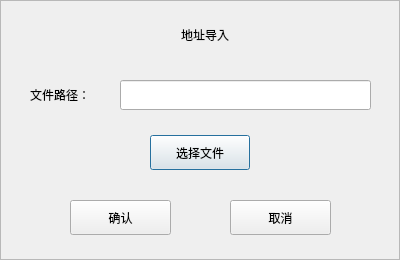
<?xml version="1.0" encoding="UTF-8"?>
<ui version="4.0">
 <class>CImportAddrDlg</class>
 <widget class="QDialog" name="CImportAddrDlg">
  <property name="geometry">
   <rect>
    <x>0</x>
    <y>0</y>
    <width>400</width>
    <height>260</height>
   </rect>
  </property>
  <property name="windowTitle">
   <string>Dialog</string>
  </property>
  <property name="styleSheet">
   <string notr="true"/>
  </property>
  <widget class="QFrame" name="frame">
   <property name="geometry">
    <rect>
     <x>0</x>
     <y>0</y>
     <width>400</width>
     <height>260</height>
    </rect>
   </property>
   <property name="frameShape">
    <enum>QFrame::StyledPanel</enum>
   </property>
   <property name="frameShadow">
    <enum>QFrame::Raised</enum>
   </property>
   <widget class="QLabel" name="label">
    <property name="geometry">
     <rect>
      <x>130</x>
      <y>20</y>
      <width>150</width>
      <height>30</height>
     </rect>
    </property>
    <property name="styleSheet">
     <string notr="true"/>
    </property>
    <property name="text">
     <string>地址导入</string>
    </property>
    <property name="alignment">
     <set>Qt::AlignCenter</set>
    </property>
   </widget>
   <widget class="QLabel" name="lbl_ImportAddr_filePath">
    <property name="geometry">
     <rect>
      <x>30</x>
      <y>80</y>
      <width>81</width>
      <height>30</height>
     </rect>
    </property>
    <property name="styleSheet">
     <string notr="true"/>
    </property>
    <property name="text">
     <string>文件路径：</string>
    </property>
   </widget>
   <widget class="QPushButton" name="btn_selectFile">
    <property name="geometry">
     <rect>
      <x>150</x>
      <y>135</y>
      <width>100</width>
      <height>35</height>
     </rect>
    </property>
    <property name="cursor">
     <cursorShape>PointingHandCursor</cursorShape>
    </property>
    <property name="styleSheet">
     <string notr="true"/>
    </property>
    <property name="text">
     <string>选择文件</string>
    </property>
   </widget>
   <widget class="QPushButton" name="btn_affirm">
    <property name="geometry">
     <rect>
      <x>70</x>
      <y>200</y>
      <width>101</width>
      <height>35</height>
     </rect>
    </property>
    <property name="cursor">
     <cursorShape>PointingHandCursor</cursorShape>
    </property>
    <property name="styleSheet">
     <string notr="true"/>
    </property>
    <property name="text">
     <string>确认</string>
    </property>
   </widget>
   <widget class="QPushButton" name="btn_cancel">
    <property name="geometry">
     <rect>
      <x>230</x>
      <y>200</y>
      <width>101</width>
      <height>35</height>
     </rect>
    </property>
    <property name="cursor">
     <cursorShape>PointingHandCursor</cursorShape>
    </property>
    <property name="styleSheet">
     <string notr="true"/>
    </property>
    <property name="text">
     <string>取消</string>
    </property>
   </widget>
   <widget class="QLineEdit" name="led_filePath">
    <property name="enabled">
     <bool>true</bool>
    </property>
    <property name="geometry">
     <rect>
      <x>120</x>
      <y>80</y>
      <width>251</width>
      <height>30</height>
     </rect>
    </property>
    <property name="readOnly">
     <bool>true</bool>
    </property>
   </widget>
  </widget>
 </widget>
 <resources/>
 <connections/>
</ui>
